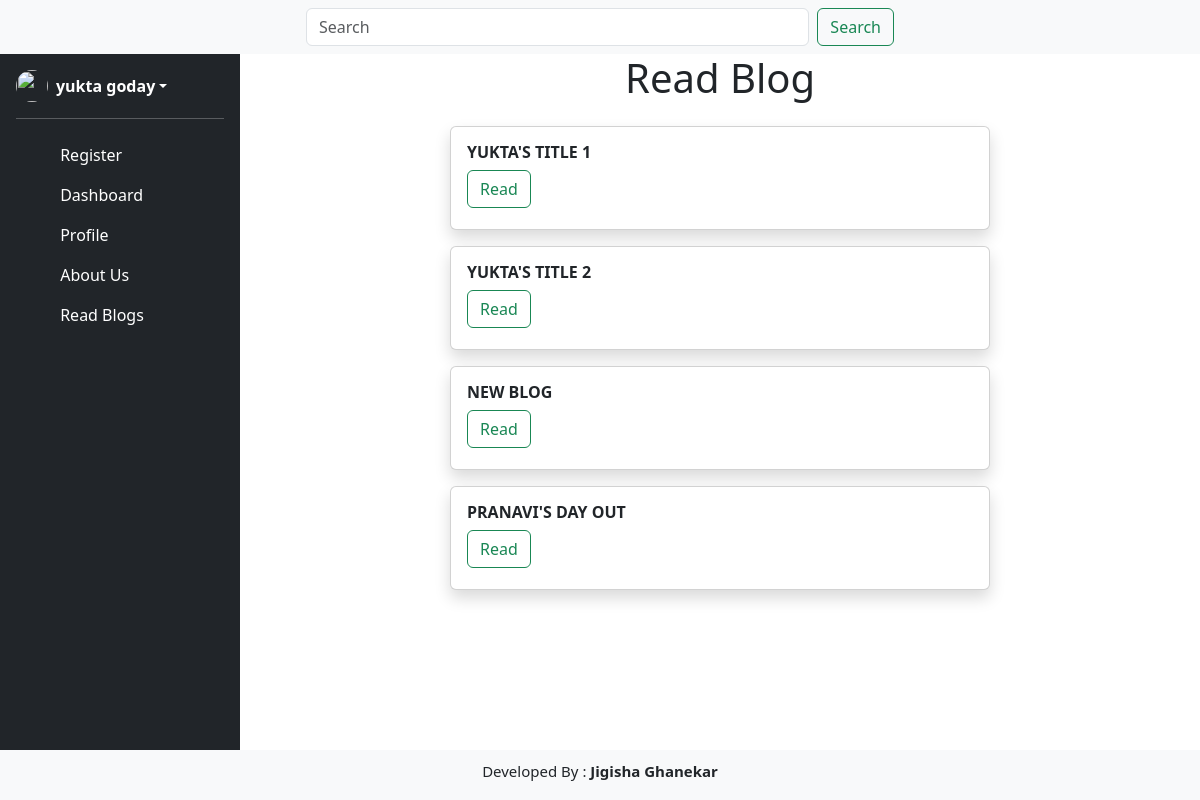
The page /blog_read (signed in) on the database its author committed.
### app.py (models this page shows, shortened)
class Blog(db.Model):
    blog_id = db.Column(db.Integer, primary_key=True)
    blog_title = db.Column(db.String(300), nullable=False)
    blog_body = db.Column(db.Text, nullable=True)
    published_time = db.Column(db.Date, default=datetime.datetime.now())
    user_id = db.Column(db.Integer, db.ForeignKey('user.user_id'), nullable=False)

### app.py (the view)
@app.route('/blog_read', methods=['GET','POST'])
def blog_read():
    blog=Blog.query.all()
    return render_template('blog_read.html', blog=blog)

### app.py (called while the page is built)
def is_logged_in():
    return 'logged_in' in session

def get_logged_in_user():
    if 'logged_in' in session and 'email' in session:
        return {'email': session['email'], 'name': session['name']}
    return None

@app.context_processor
def inject_user():
    return dict(logged_in=is_logged_in(), user=get_logged_in_user())

### templates/blog_read.html (shortened to what this page needs)
{% extends "index.html" %}
{% block blog_read %}
<h1 class="text-center">Read Blog</h1>
<div class="blog_read w-75 mx-auto my-4 d-flex flex-column gap-3 align-items-center ">
    {% for b in blog %}
        <div class="card w-75 shadow" style="min-height: 6.5rem;">
            <div class="card-body">
                <h1 class="card-title fw-bold text-uppercase" style="font-size: 16px">{{b.blog_title}}</h1>
                    <button type="button" class="btn btn-outline-success" data-bs-toggle="modal" data-bs-target="#blogModal{{b.blog_id}}">
                        Read
                    </button>
            </div>
        </div>
        {% endfor %}
</div>
{% endblock blog_read %}

### rows shown on the page
Blog: blog_title "YUKTA'S TITLE 1"
Blog: blog_title "YUKTA'S TITLE 2"
Blog: blog_title "NEW BLOG"
Blog: blog_title "PRANAVI'S DAY OUT"

### other values the page prints
{{ user.name }} "yukta goday"
